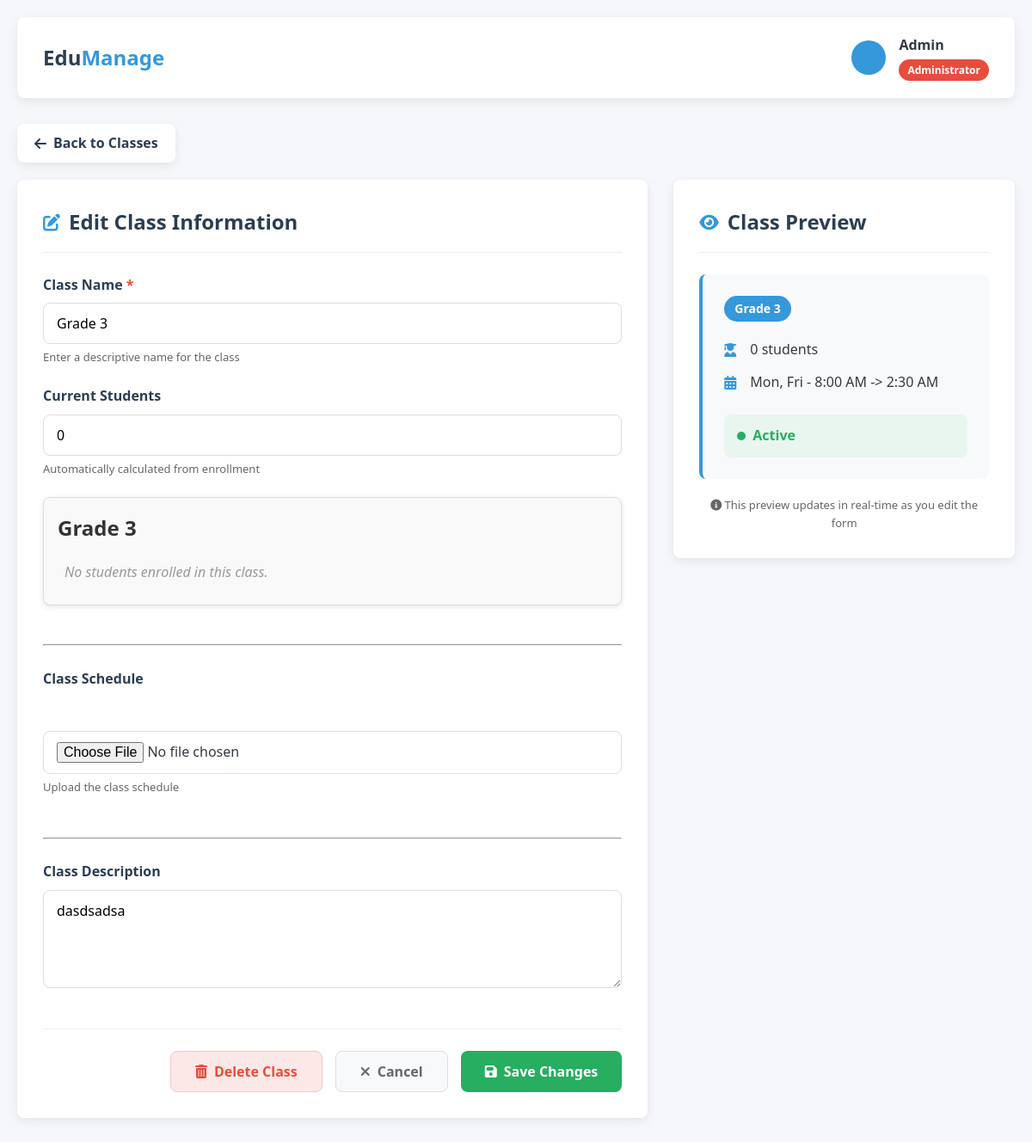
/classes/class_edit/3, run on an earlier commit of the app's database.
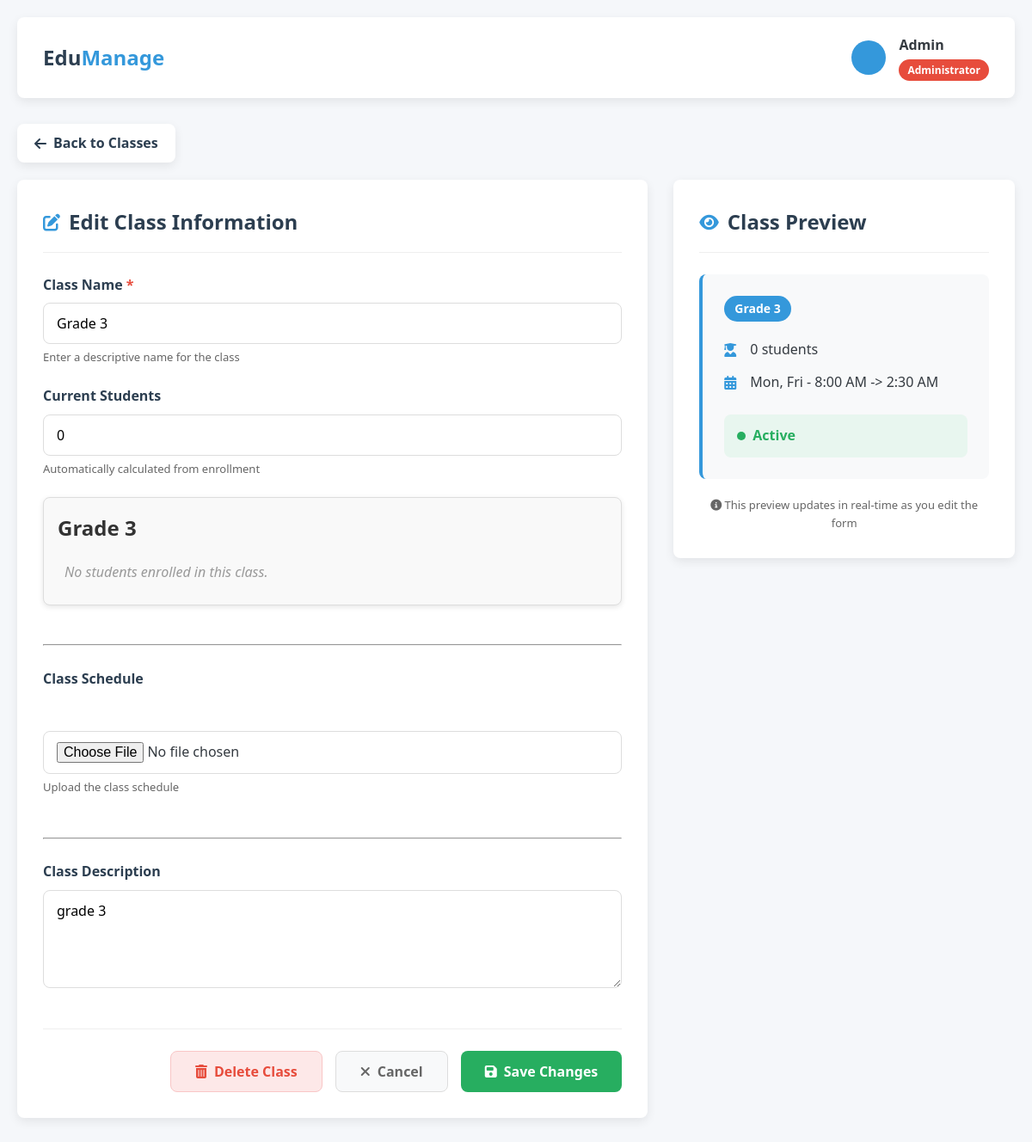
And on a later commit of the database.
### classes/models.py (models this page shows, shortened)
class Class(models.Model):
    name = models.CharField(max_length=100)
    description = models.TextField(blank=True, null=True)
    schedule_image = models.ImageField(upload_to='class_schedules/', blank=True, null=True)
    created_at = models.DateTimeField(auto_now_add=True)
    updated_at = models.DateTimeField(auto_now=True)
    class Meta:
        verbose_name = 'Class'
        verbose_name_plural = 'Classes'

### classes/views.py (the view, shortened to what this page needs)
# urls.py: path('class_edit/<int:id>',views.class_edit,name="class_edit")
def class_edit(request, id):
    selected_class = get_object_or_404(Class,id=id)
    students_count= StudentProfile.objects.filter(class_level=selected_class).count()
    return render(request,'classes/class_edit.html',{'class':selected_class,'students_count':students_count})

### templates/classes/class_edit.html (shortened to what the changed rows need)
<!DOCTYPE html>
<html lang="en">
<head>
    <link rel="stylesheet" href="https://cdnjs.cloudflare.com/ajax/libs/font-awesome/6.4.0/css/all.min.css">
</head>
<body>
    <div class="container">
        <div class="edit-container">
            <div class="form-section">
                <div class="section-title">
                    <h2>Edit Class Information</h2>
                </div>
                <form id="classEditForm" method="POST" enctype="multipart/form-data">
                    <div class="form-row">
                        <div class="form-group">
                            <label for="className" class="required">Class Name</label>
                            <input name="class_name" type="text" id="className" class="form-control" value="{{class.name}}" required>
                            <div class="form-help">Enter a descriptive name for the class</div>
                        </div>
                    </div>
                     <div class="class-card">
  <h2 class="class-title">{{ class.name }}</h2>
  <ul class="student-list">
    {% for student in class.students.all %}
    <a href="{% url 'admin:users_studentprofile_change' student.id %}">
      <li class="student-item">
        <span class="student-id">{{ student.student_id }}</span>
        <span class="student-name">{{ student }}</span>
      </li>
    </a>
    {% empty %}
      <li class="no-students">No students enrolled in this class.</li>
    {% endfor %}
  </ul>
</div>
<br><hr><br>
            <br><hr><br>
                    <div class="form-group">
                        <label for="classDescription">Class Description</label>
                        <textarea name="class_description" id="classDescription" class="form-control" rows="4">{{class.description}}</textarea>
                    </div>
                </form>
            </div>
            <div class="preview-section">
                <div class="section-title">
                    <h2>Class Preview</h2>
                </div>
                <div class="preview-card" id="classPreview">
                    <div class="preview-grade" id="previewGrade">{{class.name}}</div>
                    <div class="preview-info">
                        <div class="preview-item">
                        </div>
                        <div class="preview-item">
                        </div>
                    </div>
                    <div class="preview-status">
                        <div class="status-indicator">
                        </div>
                    </div>
                </div>
            </div>
        </div>
    </div>
</body>
</html>

What changed in the data, as far as the page shows it:
changed Class "Grade 3": class_description "dasdsadsa" → "grade 3"
